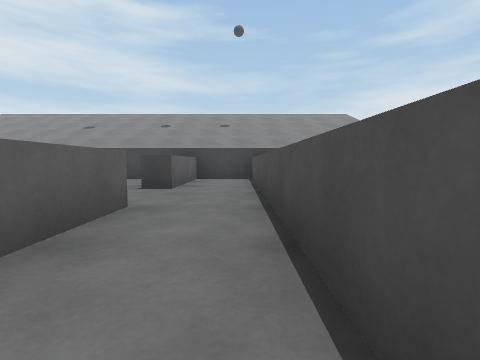
View 1 (above)

23 first-person views from a walk through a 3-D level made in the Unity game engine. The camera is 0.56 m above the floor, tilts 4° down and sees 85° across. The floor is counted in squares, 1 m on a side. Each view is taken from the middle of a square. On the plan, view 1 faces up. The plan holds only what a view shows up to about 9 squares ahead; the rest is blank. The place goes on beyond the plan. The player is left out.

View 2
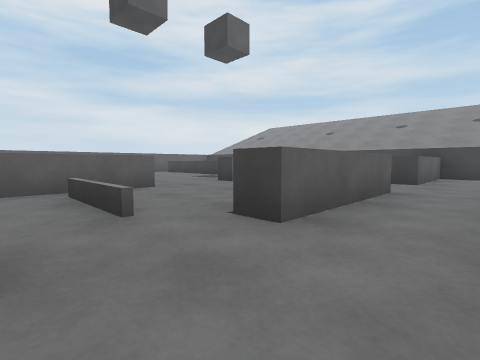

View 3
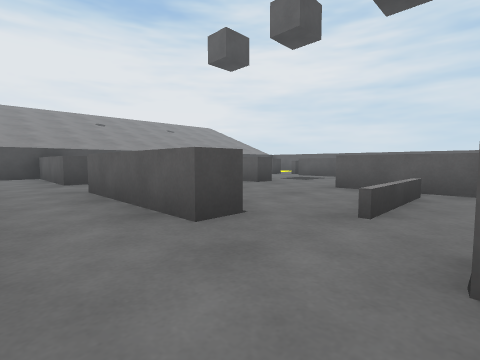

View 4
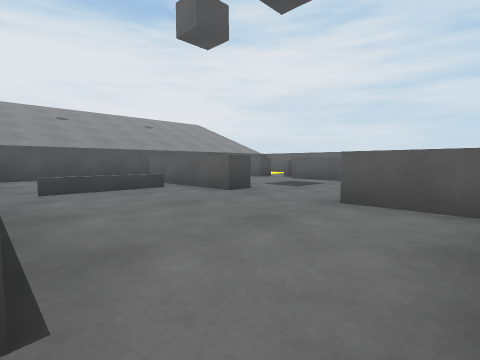

View 5
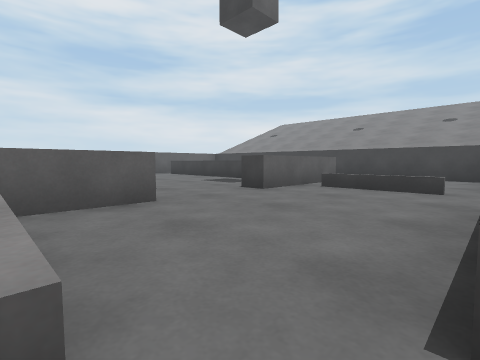

View 6
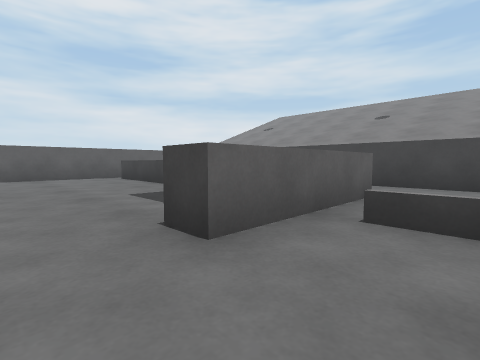

View 7
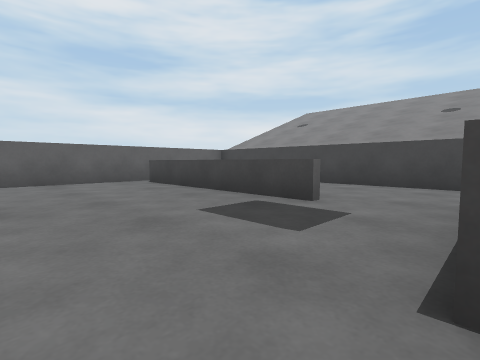

View 8
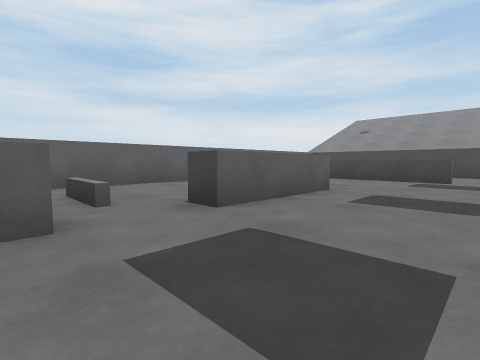

View 9
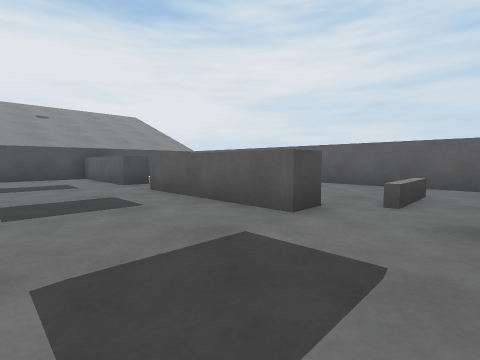

View 10
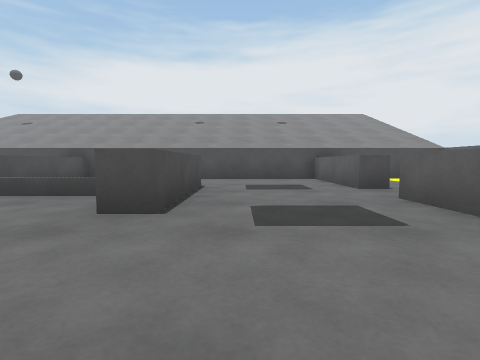

View 11
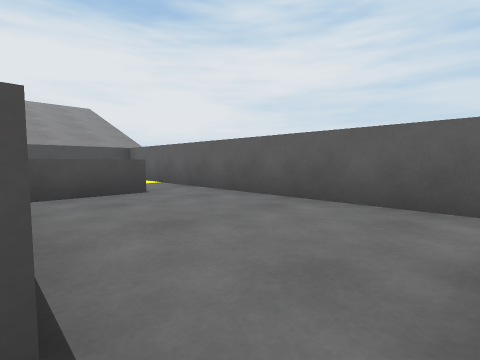

View 12
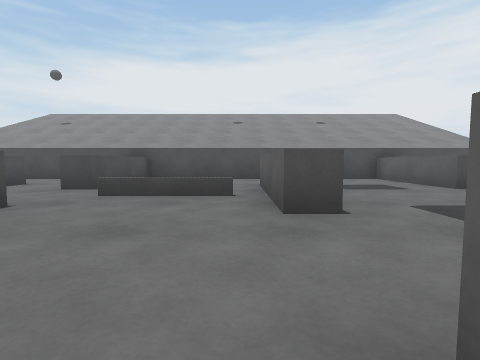

View 13
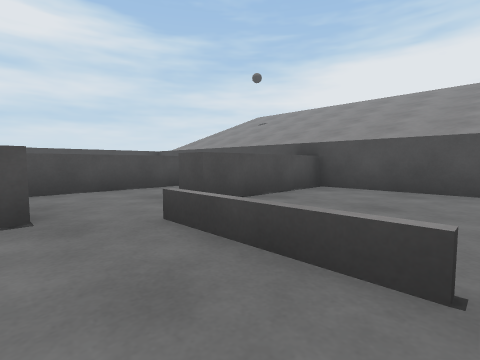

View 14
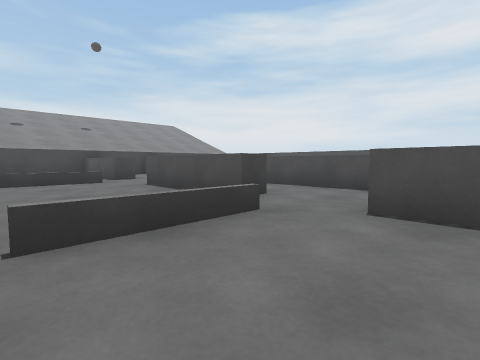

View 15
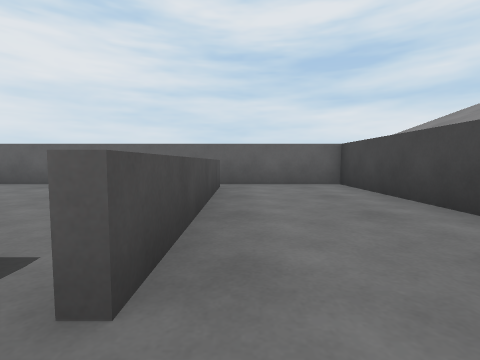

View 16
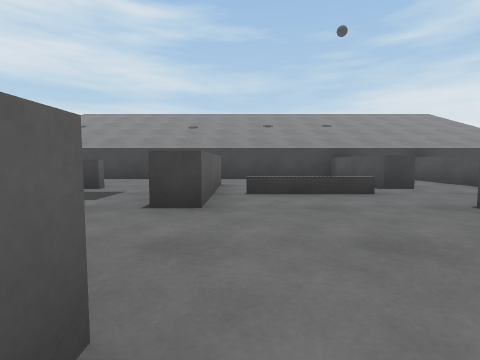

View 17
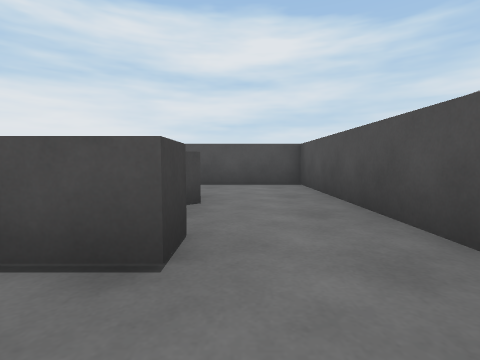

View 18
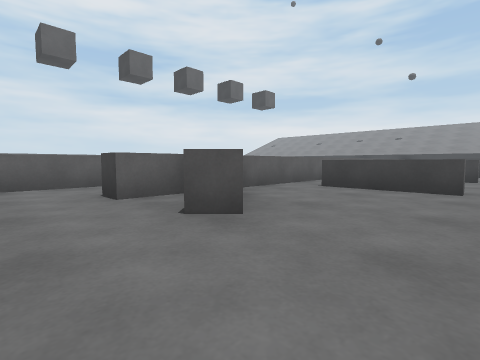

View 19
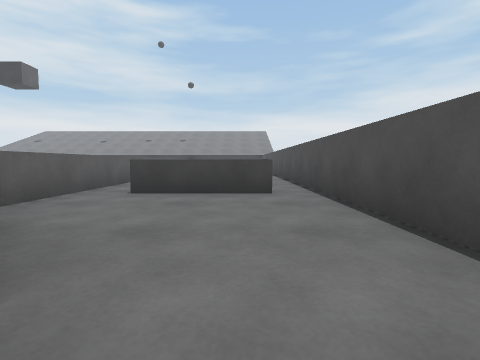

View 20
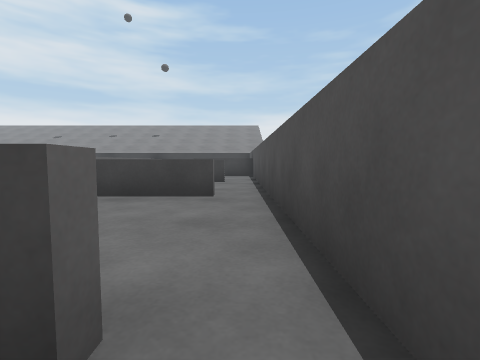

View 21
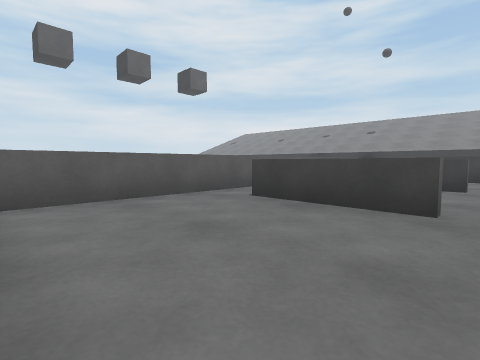

View 22
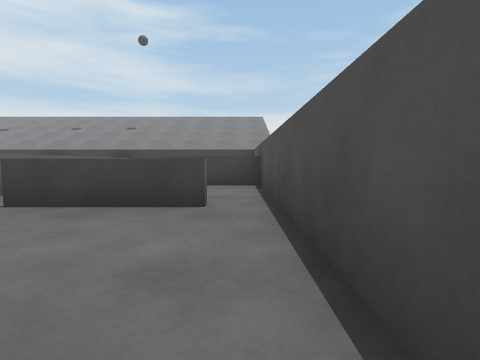

View 23
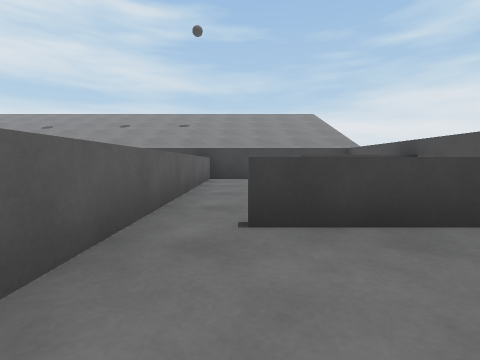

### Floor plan
Key: @ floor where view 1 was taken; # wall or solid block; x gap in a wall; . floor; = window, fence, low wall or low ledge; ^ raised ledge.
Columns run from 14 left of view 1 to 6 right of it. Each row starts with its distance up from view 1.
  9 ####################
  8 #...........^..^.   #
  7 #......... .^..^.   #
  6 #.......^. .^..^.   #
  5 #x#####.^x==...^. ^^#
  4 #.......^......^. ..#
  3 #.......^...^..^.  .#
  2 #...^.......^..^x##.#
  1 #...^.......^..^....#
  0 #...^...^...^.@^....#
 -1 #...^...^x==...^x##.#
 -2 #.==....^...^..^....#
 -3 #...^.......^..^....#
 -4 #...^.......^..^x##.#
 -5 #...^...^...^..^....#
 -6 #...^...^x==...^....#
 -7 #.###...^......^^...#
 -8 #. .^...^...^..^^^..#
 -9 #. .^.......^.......#
-10 #...^.......^.......#
-11 #####################

Positions as (right, up) in squares from view 1, and headings:
1: (0, 0), facing up
2: (0, -2), facing up-left
3: (0, 0), facing down-left
4: (-2, -1), facing down-left
5: (-2, -1), facing up-left
6: (-4, 2), facing up-left
7: (-6, 2), facing up-left
8: (-7, -3), facing up-left
9: (-7, -1), facing down-left
10: (-7, -2), facing down
11: (-10, -2), facing down-left
12: (-5, -2), facing down
13: (-5, -5), facing down-right
14: (-5, -3), facing up-right
15: (-7, 6), facing left
16: (-5, 0), facing up
17: (-1, -9), facing right
18: (5, -10), facing up-left
19: (4, -9), facing up
20: (5, -5), facing up
21: (5, -4), facing up-left
22: (5, -1), facing up
23: (2, 0), facing up
